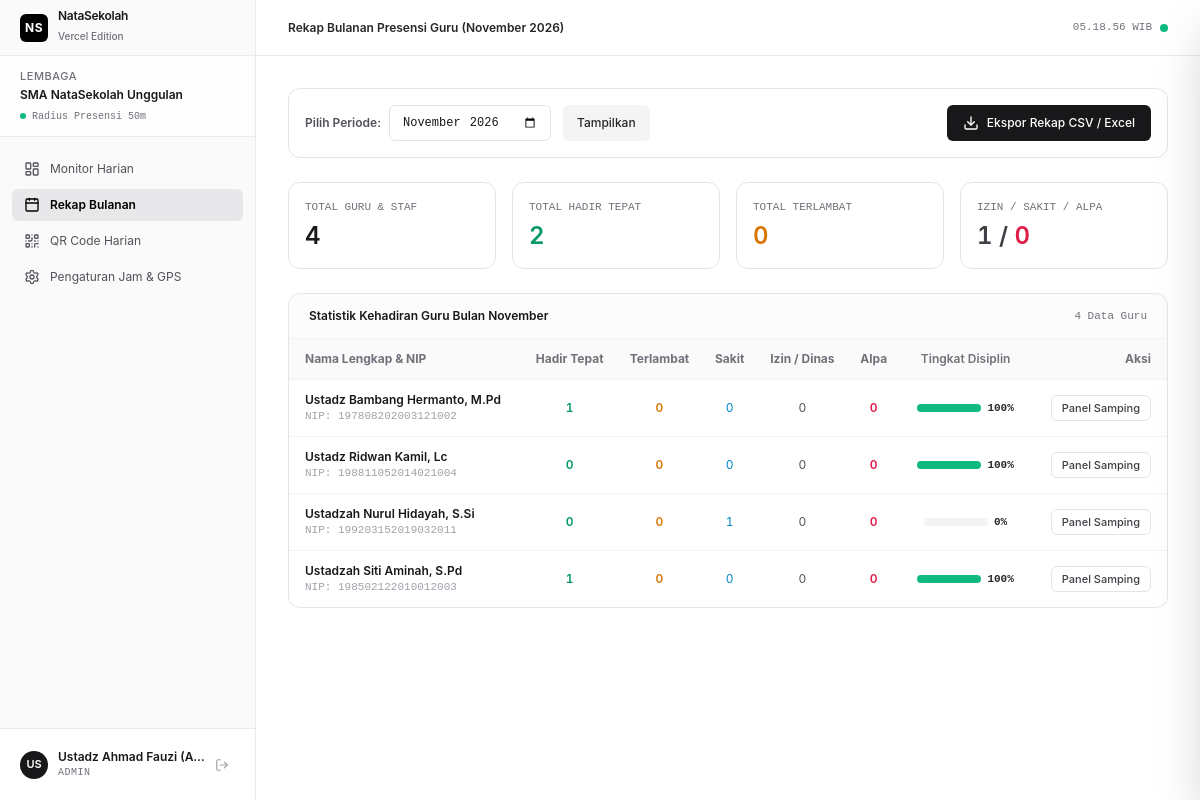
Page /admin/monthly (signed in) on the committed database.
### tables this page shows
CREATE TABLE institutions (
            id TEXT PRIMARY KEY,
            name TEXT NOT NULL,
            code TEXT UNIQUE NOT NULL,
            latitude REAL DEFAULT -7.9666,
            longitude REAL DEFAULT 112.6326,
            radius_meters INTEGER DEFAULT 50,
            qr_daily_token TEXT,
            created_at TIMESTAMP DEFAULT CURRENT_TIMESTAMP
        , work_start_time TEXT DEFAULT "07:15", late_cutoff_time TEXT DEFAULT "07:30", work_end_time TEXT DEFAULT "15:00");

CREATE TABLE users (
            id TEXT PRIMARY KEY,
            institution_id TEXT NOT NULL,
            username TEXT UNIQUE NOT NULL,
            password_hash TEXT NOT NULL,
            full_name TEXT NOT NULL,
            role TEXT NOT NULL CHECK(role IN ('ADMIN', 'TEACHER', 'STAFF')),
            nip TEXT,
            phone TEXT,
            is_active INTEGER DEFAULT 1,
            created_at TIMESTAMP DEFAULT CURRENT_TIMESTAMP,
            FOREIGN KEY (institution_id) REFERENCES institutions(id) ON DELETE CASCADE
        );

### server.py (the view)
@app.get("/admin/monthly", response_class=HTMLResponse)
async def admin_monthly_page(request: Request, month: Optional[str] = None):
    user = get_current_user(request)
    if not user or user["role"] != "ADMIN":
        return RedirectResponse(url="/login")
    selected_month = month or datetime.now().strftime("%Y-%m")
    year_str, month_str = selected_month.split("-")
    month_names = {
        "01": "Januari", "02": "Februari", "03": "Maret", "04": "April",
        "05": "Mei", "06": "Juni", "07": "Juli", "08": "Agustus",
        "09": "September", "10": "Oktober", "11": "November", "12": "Desember"
    }
    month_name = month_names.get(month_str, "Bulan Ini")
    conn = get_db()
    cur = conn.cursor()
    cur.execute("""
        SELECT u.id as user_id, u.full_name, u.nip,
               COUNT(CASE WHEN a.status = 'PRESENT' THEN 1 END) as present,
               COUNT(CASE WHEN a.status = 'LATE' THEN 1 END) as late,
               COUNT(CASE WHEN a.status = 'SICK' THEN 1 END) as sick,
               COUNT(CASE WHEN a.status = 'EXCUSED' THEN 1 END) as excused,
               COUNT(CASE WHEN a.status = 'ABSENT' THEN 1 END) as absent
        FROM users u
        LEFT JOIN teacher_attendance a ON u.id = a.user_id AND strftime('%Y-%m', a.date) = ?
        WHERE u.institution_id = ? AND u.role IN ('TEACHER', 'STAFF') AND u.is_active = 1
        GROUP BY u.id
        ORDER BY u.full_name ASC
    """, (selected_month, user["institution_id"]))
    teachers = [dict(r) for r in cur.fetchall()]
    conn.close()
    total_present = sum(t["present"] for t in teachers)
    total_late = sum(t["late"] for t in teachers)
    total_sick = sum(t["sick"] for t in teachers)
    total_excused = sum(t["excused"] for t in teachers)
    total_absent = sum(t["absent"] for t in teachers)
    return templates.TemplateResponse(
        request=request,
        name="admin_monthly.html",
        context={
            "user": user,
            "active_menu": "monthly",
            "selected_month": selected_month,
            "current_month_name": month_name,
            "current_year": year_str,
            "teachers": teachers,
            "stats": {
                "total_teachers": len(teachers),
                "total_present": total_present,
                "total_late": total_late,
                "total_sick": total_sick,
                "total_excused": total_excused,
                "total_absent": total_absent
            }
        }
    )

### templates/admin_monthly.html (shortened to what this page needs)
{% extends "base.html" %}
{% block header_title %}Rekap Bulanan Presensi Guru ({{ current_month_name }} {{ current_year }}){% endblock %}
{% block content %}
<div class="space-y-6">
  <div class="flex flex-col sm:flex-row sm:items-center sm:justify-between gap-4 p-4 rounded-xl border border-zinc-200 bg-white">
    <form method="GET" action="/admin/monthly" class="flex flex-wrap items-center gap-3">
      <div class="flex items-center gap-2">
        <label class="text-xs font-semibold text-zinc-600">Pilih Periode:</label>
        <input type="month" name="month" value="{{ selected_month }}"
               onchange="this.form.submit()"
               class="h-9 px-3 rounded-md border border-zinc-200 text-xs font-mono font-medium focus:ring-1 focus:ring-black">
      </div>
      <button type="submit" class="h-9 px-3.5 rounded-md bg-zinc-100 hover:bg-zinc-200 text-zinc-800 text-xs font-medium transition-colors">
        Tampilkan
      </button>
    </form>
    <div class="flex items-center gap-2">
      <a href="/admin/monthly/export?month={{ selected_month }}"
         class="h-9 px-4 rounded-md bg-zinc-900 hover:bg-zinc-800 text-white text-xs font-medium transition-colors flex items-center gap-2 shadow-2xs">
        <i data-lucide="download" class="w-4 h-4"></i>
        <span>Ekspor Rekap CSV / Excel</span>
      </a>
    </div>
  </div>
  <div class="grid grid-cols-2 md:grid-cols-4 gap-4">
    <div class="p-4 rounded-xl border border-zinc-200 bg-white">
      <div class="text-[11px] font-mono text-zinc-500 uppercase">Total Guru & Staf</div>
      <div class="text-2xl font-semibold tabular text-zinc-900 mt-1">{{ stats.total_teachers }}</div>
    </div>
    <div class="p-4 rounded-xl border border-zinc-200 bg-white">
      <div class="text-[11px] font-mono text-zinc-500 uppercase">Total Hadir Tepat</div>
      <div class="text-2xl font-semibold tabular text-emerald-600 mt-1">{{ stats.total_present }}</div>
    </div>
    <div class="p-4 rounded-xl border border-zinc-200 bg-white">
      <div class="text-[11px] font-mono text-zinc-500 uppercase">Total Terlambat</div>
      <div class="text-2xl font-semibold tabular text-amber-600 mt-1">{{ stats.total_late }}</div>
    </div>
    <div class="p-4 rounded-xl border border-zinc-200 bg-white">
      <div class="text-[11px] font-mono text-zinc-500 uppercase">Izin / Sakit / Alpa</div>
      <div class="text-2xl font-semibold tabular text-zinc-700 mt-1">{{ stats.total_excused + stats.total_sick }} / <span class="text-rose-600">{{ stats.total_absent }}</span></div>
    </div>
  </div>
  <div class="rounded-xl border border-zinc-200 bg-white overflow-hidden shadow-2xs">
    <div class="px-5 py-3.5 border-b border-zinc-100 flex items-center justify-between bg-zinc-50/50">
      <div class="text-xs font-semibold text-zinc-900">Statistik Kehadiran Guru Bulan {{ current_month_name }}</div>
      <div class="text-[11px] text-zinc-500 font-mono">{{ teachers|length }} Data Guru</div>
    </div>
    <div class="overflow-x-auto">
      <table class="w-full text-left text-xs">
        <thead class="bg-zinc-50 border-b border-zinc-100 text-zinc-500 font-medium">
          <tr>
            <th class="px-4 py-3">Nama Lengkap & NIP</th>
            <th class="px-3 py-3 text-center">Hadir Tepat</th>
            <th class="px-3 py-3 text-center">Terlambat</th>
            <th class="px-3 py-3 text-center">Sakit</th>
            <th class="px-3 py-3 text-center">Izin / Dinas</th>
            <th class="px-3 py-3 text-center">Alpa</th>
            <th class="px-4 py-3 text-center font-semibold">Tingkat Disiplin</th>
            <th class="px-4 py-3 text-right">Aksi</th>
          </tr>
        </thead>
        <tbody class="divide-y divide-zinc-100 text-zinc-800">
          {% for t in teachers %}
          {% set discipline_pct = ((t.present / (t.present + t.late + t.absent + t.excused + t.sick) * 100) if (t.present + t.late + t.absent + t.excused + t.sick) > 0 else 100)|round|int %}
          <tr class="hover:bg-zinc-50/70 transition-colors">
            <td class="px-4 py-3">
              <div class="font-semibold text-zinc-900">{{ t.full_name }}</div>
              <div class="text-[11px] text-zinc-400 font-mono">NIP: {{ t.nip or '-' }}</div>
            </td>
            <td class="px-3 py-3 text-center tabular font-semibold text-emerald-600">{{ t.present }}</td>
            <td class="px-3 py-3 text-center tabular font-semibold text-amber-600">{{ t.late }}</td>
            <td class="px-3 py-3 text-center tabular text-sky-600">{{ t.sick }}</td>
            <td class="px-3 py-3 text-center tabular text-zinc-600">{{ t.excused }}</td>
            <td class="px-3 py-3 text-center tabular font-semibold text-rose-600">{{ t.absent }}</td>
            <td class="px-4 py-3 text-center">
              <div class="inline-flex items-center gap-1.5">
                <div class="w-16 h-2 rounded-full bg-zinc-100 overflow-hidden">
                  <div class="h-full {% if discipline_pct >= 90 %}bg-emerald-500{% elif discipline_pct >= 75 %}bg-amber-500{% else %}bg-rose-500{% endif %}" style="width: {{ discipline_pct }}%"></div>
                </div>
                <span class="text-[11px] font-mono tabular font-semibold">{{ discipline_pct }}%</span>
              </div>
            </td>
            <td class="px-4 py-3 text-right">
              <button onclick="openTeacherDetailPanel('{{ t.user_id }}', '{{ t.full_name }}', '{{ t.nip or '' }}', {{ t.present }}, {{ t.late }}, {{ t.sick }}, {{ t.excused }}, {{ t.absent }}, {{ discipline_pct }})"
                      class="px-2.5 py-1 rounded-md border border-zinc-200 bg-white hover:bg-zinc-100 text-zinc-700 text-[11px] font-medium transition-colors">
                Panel Samping
              </button>
            </td>
          </tr>
          {% endfor %}
        </tbody>
      </table>
    </div>
  </div>
</div>
{% endblock %}

### templates/base.html (shortened to what this page needs)
<!DOCTYPE html>
<html lang="id" class="h-full bg-[#ffffff] text-[#171717]">
<head>
  <script src="https://cdn.tailwindcss.com"></script>
</head>
<body class="h-full flex antialiased selection:bg-zinc-900 selection:text-white">
  <aside id="main-sidebar" class="fixed inset-y-0 left-0 z-50 w-64 bg-[#fafafa] border-r border-[#eaeaea] flex flex-col transition-transform duration-200 ease-in-out -translate-x-full md:translate-x-0">
    <div class="h-14 px-5 border-b border-[#eaeaea] flex items-center justify-between">
      <div class="flex items-center gap-2.5">
        <div class="w-7 h-7 rounded-md bg-black text-white flex items-center justify-center font-bold text-xs tracking-wider shadow-2xs">
          NS
        </div>
        <div>
          <h1 class="text-xs font-semibold tracking-tight text-[#171717] leading-none">NataSekolah</h1>
          <span class="text-[10px] text-[#71717a] font-medium leading-tight">Vercel Edition</span>
        </div>
      </div>
    </div>
    <div class="px-5 py-3 border-b border-[#eaeaea] bg-white/60">
      <div class="text-[11px] font-medium text-zinc-500 uppercase tracking-wider">Lembaga</div>
      <div class="text-xs font-semibold text-zinc-900 truncate mt-0.5">{{ user.institution_name }}</div>
      <div class="flex items-center gap-1.5 mt-1.5">
        <span class="w-1.5 h-1.5 rounded-full bg-emerald-500 animate-pulse"></span>
        <span class="text-[10px] text-zinc-500 font-mono">Radius Presensi 50m</span>
      </div>
    </div>
    <nav class="flex-1 px-3 py-4 space-y-1 overflow-y-auto">
      {% if user.role == 'ADMIN' %}
      <a href="/admin/recap" class="flex items-center gap-2.5 px-3 py-2 text-xs rounded-md transition-colors {% if active_menu == 'recap' %}bg-zinc-200/80 text-black font-semibold shadow-2xs{% else %}text-zinc-600 hover:text-black hover:bg-zinc-100{% endif %}">
        <i data-lucide="layout-dashboard" class="w-4 h-4"></i>
        <span>Monitor Harian</span>
      </a>
      <a href="/admin/monthly" class="flex items-center gap-2.5 px-3 py-2 text-xs rounded-md transition-colors {% if active_menu == 'monthly' %}bg-zinc-200/80 text-black font-semibold shadow-2xs{% else %}text-zinc-600 hover:text-black hover:bg-zinc-100{% endif %}">
        <i data-lucide="calendar" class="w-4 h-4"></i>
        <span>Rekap Bulanan</span>
      </a>
      <a href="/admin/qr" class="flex items-center gap-2.5 px-3 py-2 text-xs rounded-md transition-colors {% if active_menu == 'qr' %}bg-zinc-200/80 text-black font-semibold shadow-2xs{% else %}text-zinc-600 hover:text-black hover:bg-zinc-100{% endif %}">
        <i data-lucide="qr-code" class="w-4 h-4"></i>
        <span>QR Code Harian</span>
      </a>
      <a href="/admin/settings" class="flex items-center gap-2.5 px-3 py-2 text-xs rounded-md transition-colors {% if active_menu == 'settings' %}bg-zinc-200/80 text-black font-semibold shadow-2xs{% else %}text-zinc-600 hover:text-black hover:bg-zinc-100{% endif %}">
        <i data-lucide="settings" class="w-4 h-4"></i>
        <span>Pengaturan Jam & GPS</span>
      </a>
      {% endif %}
    </nav>
    <div class="p-3 border-t border-[#eaeaea] bg-white">
      <div class="flex items-center justify-between p-2 rounded-md hover:bg-zinc-50 transition-colors">
        <div class="flex items-center gap-2.5 min-w-0">
          <div class="w-7 h-7 rounded-full bg-zinc-900 text-white flex items-center justify-center text-[11px] font-semibold flex-shrink-0">
            {{ user.full_name[:2].upper() }}
          </div>
          <div class="min-w-0">
            <div class="text-xs font-semibold text-zinc-900 truncate">{{ user.full_name }}</div>
            <div class="text-[10px] text-zinc-500 font-mono uppercase tracking-wider">{{ user.role }}</div>
          </div>
        </div>
        <a href="/logout" title="Keluar" class="p-1.5 text-zinc-400 hover:text-rose-600 hover:bg-rose-50 rounded-md transition-colors">
          <i data-lucide="log-out" class="w-3.5 h-3.5"></i>
        </a>
      </div>
    </div>
  </aside>
  <div class="flex-1 flex flex-col md:pl-64 min-w-0">
    <header class="h-14 border-b border-[#eaeaea] px-4 md:px-8 flex items-center justify-between bg-white/80 backdrop-blur-md sticky top-0 z-30">
      <div class="flex items-center gap-3">
        <span class="text-xs font-semibold text-zinc-800">{% block header_title %}Presensi Guru{% endblock %}</span>
      </div>
      <div class="flex items-center gap-2">
        <span class="text-[11px] font-mono text-zinc-500 tabular" id="realtime-clock">--:--:-- WIB</span>
        <span class="inline-block w-2 h-2 rounded-full bg-emerald-500"></span>
      </div>
    </header>
    <main class="flex-1 p-4 md:p-8 max-w-6xl w-full mx-auto">
      {% block content %}{% endblock %}
    </main>
  </div>
</body>
</html>

### templates/base.html (style rules this page uses)
.tabular { font-variant-numeric: tabular-nums; }

### rows in the picture
institutions: institution_name "SMA NataSekolah Unggulan"
users: full_name "US", full_name "Ustadz Ahmad Fauzi (A…", role "ADMIN"
users: full_name "Ustadz Bambang Hermanto, M.Pd", nip "197808202003121002", present "1", late "0", sick "0", excused "0", absent "0", discipline_pct "100"
users: full_name "Ustadz Ridwan Kamil, Lc", nip "198811052014021004", present "0", late "0", sick "0", excused "0", absent "0", discipline_pct "100"
users: full_name "Ustadzah Nurul Hidayah, S.Si", nip "199203152019032011", present "0", late "0", sick "1", excused "0", absent "0", discipline_pct "0"
users: full_name "Ustadzah Siti Aminah, S.Pd", nip "198502122010012003", present "1", late "0", sick "0", excused "0", absent "0", discipline_pct "100"

### other values in the picture
{{ current_month_name }} "November"
{{ current_year }} "2026"
{{ stats.total_teachers }} "4"
{{ stats.total_present }} "2"
{{ stats.total_late }} "0"
{{ stats.total_excused + stats.total_sick }} "1"
{{ stats.total_absent }} "0"
{{ teachers|length }} "4"
